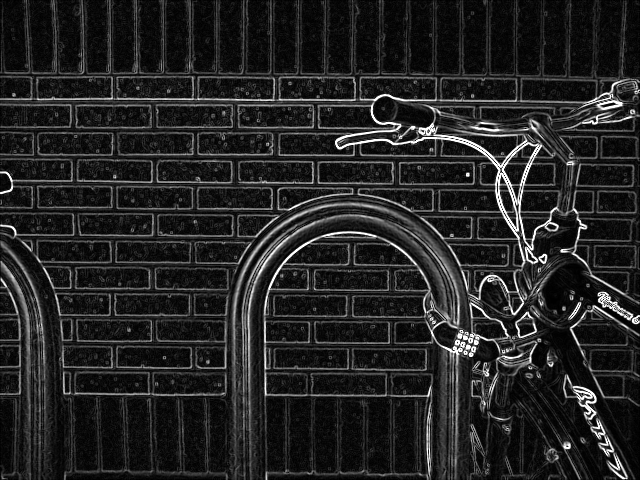
#> input picture _old/outFileName20123.tif, 640 x 480 px
$ python -i SobelCV.py   (imports and definitions only)   (older library calls are emulated)
#> lines starting #> are read from the running program, lines starting #| are printed output that depends on the picture
#> further down, picture is the input picture: shape (480, 640, 3); min 0, max 255, mean 36.1
import cv2
import gdal
import numpy as np

path = None


def sobel_x(img, kernel_size=3):
#> called with kernel_size = 3
    x = cv2.Sobel(img, cv2.CV_64F, 1, 0, ksize=kernel_size)
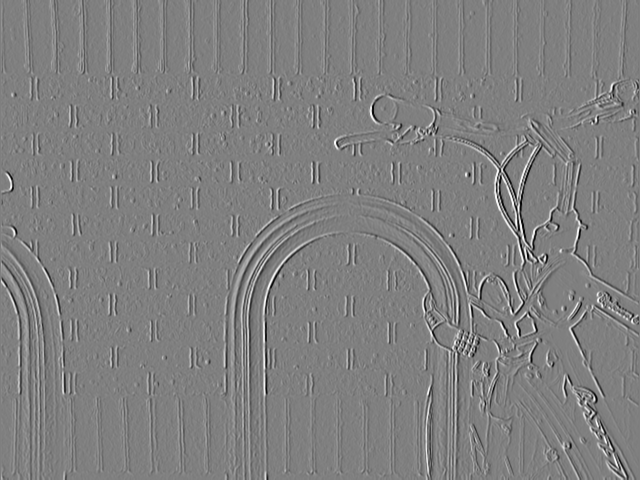
#> x: shape (480, 640, 3) float64; min -1004, max 997, mean -0.1; drawn with min black and max white
    # save_sobel_geotiff(path + 'x.tiff', x)
    return x


def sobel_y(img, kernel_size=3):
#> called with kernel_size = 3
    y = cv2.Sobel(img, cv2.CV_64F, 0, 1, ksize=kernel_size)
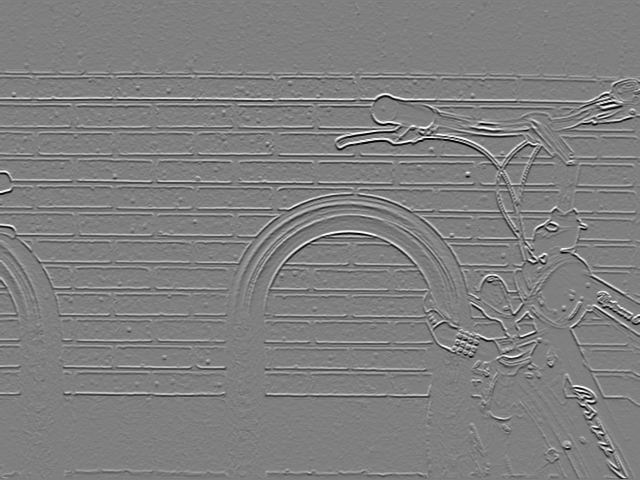
#> y: shape (480, 640, 3) float64; min -1014, max 1010, mean 0; drawn with min black and max white
    # save_sobel_geotiff(path + 'y.tiff', y)
    return y


def sobel_xy(sobelx, sobely):
    try:
        # grad = cv2.addWeighted(np.absolute(sobelx), 0.5, np.absolute(sobely), 0.5, 0)

        abs_grad_x = cv2.convertScaleAbs(sobelx)
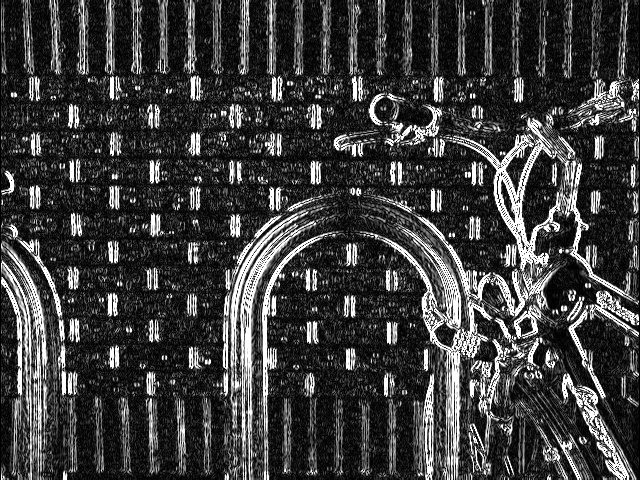
#> abs_grad_x: shape (480, 640, 3); min 0, max 255, mean 61.6
        abs_grad_y = cv2.convertScaleAbs(sobely)
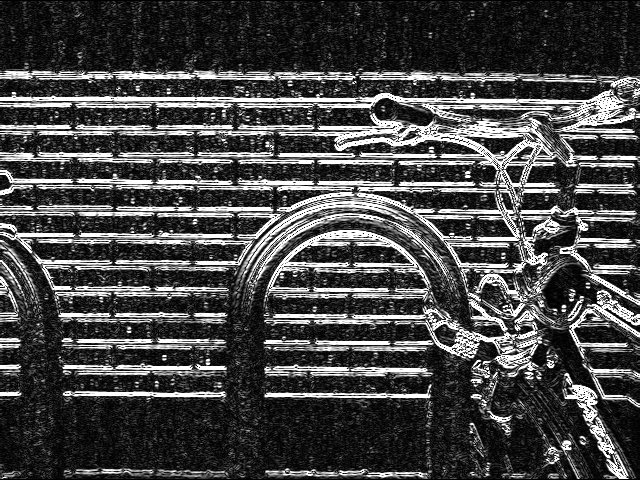
#> abs_grad_y: shape (480, 640, 3); min 0, max 255, mean 70.6
        grad = cv2.addWeighted(abs_grad_x, 0.5, abs_grad_y, 0.5, 0)
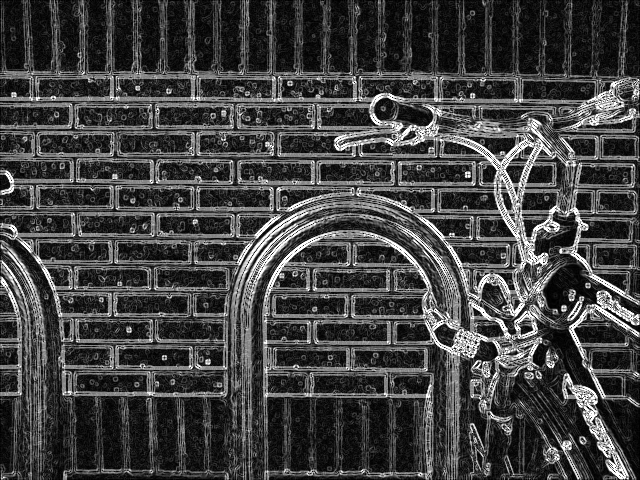
#> grad: shape (480, 640, 3); min 0, max 255, mean 66.1
    except:
        return None
    # grad = sobelx + 1j * sobely  # with complex value
    # save_sobel_geotiff(path + 'xy.tiff', grad)
    return grad


def sobel_all(img, kernel_size=3):
    sobelx = sobel_x(img, kernel_size)
    sobely = sobel_y(img, kernel_size)
    return sobelx, sobely, sobel_xy(sobelx, sobely)


def save_sobel_geotiff(name, sobel):
    arr = sobel
    [cols, rows] = arr.shape
    driver = gdal.GetDriverByName("GTiff")
    outdata = driver.Create(name, rows, cols, 1, gdal.GDT_Byte)
    outdata.GetRasterBand(1).WriteArray(arr)
    outdata.FlushCache()


def auto_create_all(img, savepath, kernel_size=3):
    x, y, xy = sobel_all(img, kernel_size)
    save_sobel_geotiff(savepath + 'x.tif', x)
    save_sobel_geotiff(savepath + 'y.tif', y)
    x = None
    y = None
    if (xy is not None):
        save_sobel_geotiff(savepath + 'xy.tif', xy)
        xy = None
        xy = sobel_xy(sobel_x(img, -1), sobel_y(img, -1))
        save_sobel_geotiff(savepath + 'xy_schar.tif', xy)
        xy = None
    else:
        save_sobel_geotiff(savepath + 'xy.tif', y)
        # save_sobel_geotiff(savepath + 'xy_schar.tif', schar[1])
    # save_sobel_geotiff(savepath + 'default.tif', img)

>>> import cv2
>>> picture = cv2.imread('_old/outFileName20123.tif')
>>> result = sobel_all(picture)
